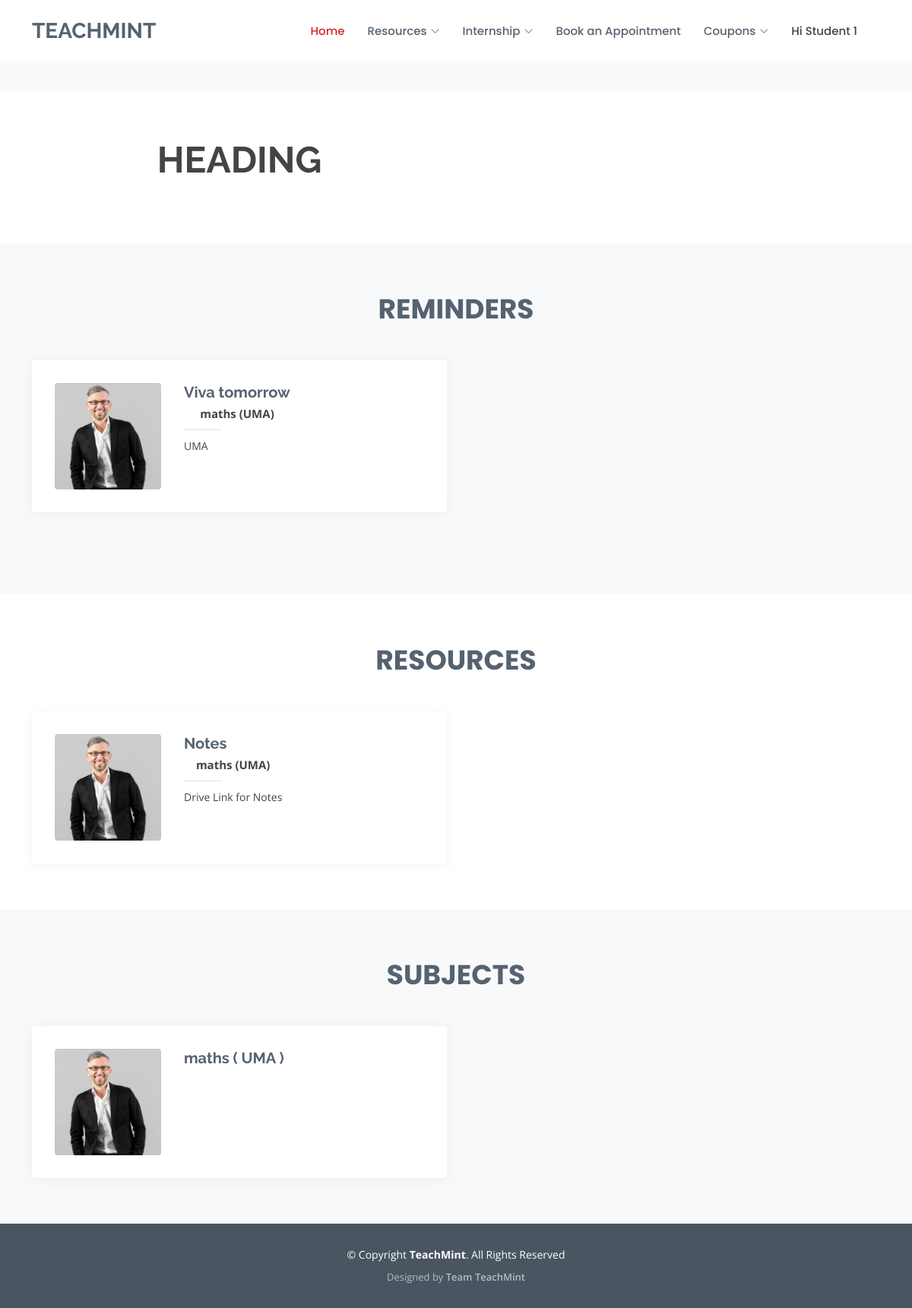
The app's page /resources/ (signed in) with its own data.
### user/models.py (models this page shows, shortened)
class User(AbstractUser):
    username            = None
    email               = models.EmailField(verbose_name='Email Address', unique=True)
    name                = models.CharField(max_length=50)
    contact_no          = PhoneNumberField(help_text='Add country code before the contact no.', null=True)
    Coins               = models.DecimalField(decimal_places=2, max_digits= 9, default=0)
    alert               = models.CharField(max_length=100, default='', null=True, blank=True)
    is_teacher          = models.BooleanField(default=False)
    is_student          = models.BooleanField(default=False)
    is_company          = models.BooleanField(default=False)
    yr_branch           = models.ForeignKey(YrBranch, on_delete=models.PROTECT, null=True)
    USERNAME_FIELD      = 'email'
    user_permissions    = None
    groups              = None
    REQUIRED_FIELDS     = []
    objects = CustomUserManager()

### resources/models.py (models this page shows)
class Reminder(models.Model):
	reminder_by 		= models.ForeignKey(User, limit_choices_to={'is_student':True}, on_delete=models.CASCADE, null=True)
	Subject 			= models.ForeignKey(Subject, on_delete=models.CASCADE, null=True)
	title				= models.CharField(max_length=50)
	description			= models.CharField(max_length=500)
	due_at 				= models.DateTimeField(null=False, blank=False)

class Resource(models.Model):
	resource_by			= models.ForeignKey(User, limit_choices_to={'is_student': True}, on_delete=models.CASCADE, null=True)
	Subject 			= models.ForeignKey(Subject, on_delete=models.CASCADE, null=True)
	title				= models.CharField(max_length=50)
	description			= models.CharField(max_length=500)
	file				= models.FileField(default='', upload_to='file/', blank=True, null=True)

### home/models.py (models this page shows, shortened)
class Subject(models.Model):
    subject_code 				= models.CharField(unique=True, max_length=10)
    subject_name                = models.CharField(default='', max_length=100)
    yr_branch                   = models.ManyToManyField(YrBranch)
    visibilty                   = models.BooleanField(default=True)

### resources/views.py (the view)
# urls.py: path('resources/',								all_subs,				name='resources'),
def all_subs(request):
	resources = Resource.objects.filter(resource_by=request.user)
	reminders = Reminder.objects.filter(reminder_by=request.user)
	subjects = Subject.objects.filter(yr_branch=request.user.yr_branch)
	context = {
		'resources' : resources,
		'reminders'	: reminders,
		'subjects' : subjects,
	}
	return render(request, 'resources/resource_home.html', context)

### resources/templates/resources/resource_home.html (shortened to what this page needs)
{% extends 'home/base.html' %}
{% load static %}
{% block head %}
  <link href="{% static 'home/assets/vendor/animate.css/animate.min.css' %}" rel="stylesheet">
  <link href="{% static 'home/assets/vendor/bootstrap/css/bootstrap.min.css' %}" rel="stylesheet">
  <link href="{% static 'home/assets/vendor/bootstrap-icons/bootstrap-icons.css' %}" rel="stylesheet">
  <link href="{% static 'home/assets/vendor/boxicons/css/boxicons.min.css' %}" rel="stylesheet">
  <link href="{% static 'home/assets/vendor/glightbox/css/glightbox.min.css' %}" rel="stylesheet">
  <link href="{% static 'home/assets/vendor/remixicon/remixicon.css' %}" rel="stylesheet">
  <link href="{% static 'home/assets/vendor/swiper/swiper-bundle.min.css' %}" rel="stylesheet">
  <link href="{% static 'home/assets/css/style.css' %}" rel="stylesheet">
{% endblock head %}
{% block body %}
  <main id="main">
    <section id="breadcrumbs" class="breadcrumbs">
    </section>
    <section id="about" class="about">
      <div class="container">
        <div class="row content">
          <div class="col-lg-6" style="text-align: center;">
            <h2>HEADING</h2>
          </div>
        </div>
      </div>
    </section>
    <section id="team" class="team section-bg">
      <div class="container">
        <div class="section-title">
          <p style="text-align: center;">Reminders</p>
        </div>
        <div class="row">
        {% for reminder in reminders %}
          <div class="col-lg-6 mb-5">
            <div class="member d-flex align-items-start">
              <div class="pic"><img src="assets/img/team/team-1.jpg" class="img-fluid" alt=""></div>
              <div class="member-info">
                <h4>{{ reminder.title }}</h4>
                <span style="text-align: center;"><b>{{ reminder.Subject.subject_name }} ({{ reminder.Subject.subject_code }})</b></span>
                <p>{{ reminder.description }}</p>
              </div>
            </div>
          </div>
        {% endfor %}
        </div>
      </div>
    </section>
    <section id="team" class="team section-bg" style="background-color: white;">
		<div class="container">
		  <div class="section-title">
			<p style="text-align: center;">Resources</p>
		  </div>
		  <div class="row">
		  {% for resource in resources %}
			<div class="col-lg-6">
			  <div class="member d-flex align-items-start">
				<div class="pic"><img src="assets/img/team/team-1.jpg" class="img-fluid" alt=""></div>
				<div class="member-info">
				  <h4>{{ resource.title }}</h4>
				  <span style="text-align: center;"><b>{{ resource.Subject.subject_name }} ({{ resource.Subject.subject_code }})</b></span>
				  <p>{{ resource.description }}</p>
				</div>
			  </div>
			</div>
		  {% endfor %}
		  </div>
		</div>
	</section>
	<section id="team" class="team section-bg">
		<div class="container">
		  <div class="section-title">
			<p style="text-align: center;">Subjects</p>
		  </div>
		  <div class="row">
		  {% for subject in subjects %}
			<div class="col-lg-6">
			  <div class="member d-flex align-items-start">
				<div class="pic"><img src="assets/img/team/team-1.jpg" class="img-fluid" alt=""></div>
				<div class="member-info">
				  <a href="{% url 'subject_page' subject.id %}"><h4>{{ subject.subject_name }} ( {{ subject.subject_code }} )</h4></a>
				</div>
			  </div>
			</div>
		  {% endfor %}
		  </div>
		</div>
	</section>
  </main>
{% endblock body %}

### home/templates/home/base.html (shortened to what this page needs)
{% load static %}
<!DOCTYPE html>
<html lang="en">
<head>
  <link href="{%static 'home/assets/vendor/animate.css/animate.min.css'%}" rel="stylesheet">
  <link href="{%static 'home/assets/vendor/bootstrap/css/bootstrap.min.css'%}" rel="stylesheet">
  <link href="{%static 'home/assets/vendor/bootstrap-icons/bootstrap-icons.css'%}" rel="stylesheet">
  <link href="{%static 'home/assets/vendor/boxicons/css/boxicons.min.css'%}" rel="stylesheet">
  <link href="{%static 'home/assets/vendor/glightbox/css/glightbox.min.css'%}" rel="stylesheet">
  <link href="{%static 'home/assets/vendor/remixicon/remixicon.css'%}" rel="stylesheet">
  <link href="{%static 'home/assets/vendor/swiper/swiper-bundle.min.css'%}" rel="stylesheet">
  <link href="{%static 'home/assets/css/style3.css'%}" rel="stylesheet">
  <link href="{%static 'home/assets/css/style.css'%}" rel="stylesheet">
  <link href="{%static 'home/assets/css/style.css'%}" rel="stylesheet">
  {% block head %}{% endblock head %}
</head>
<body>
  <header id="header" class="fixed-top d-flex align-items-center">
    <div class="container d-flex align-items-center">
      <h1 class="logo me-auto"><a href="index.html">TeachMint</a></h1>
      <nav id="navbar" class="navbar">
        <ul>
          <li><a href="{% url 'home' %}" class="active">Home</a></li>
          <li class="dropdown"><a href="#"><span>Resources</span> <i class="bi bi-chevron-down"></i></a>
          </li>
          <li class="dropdown"><a href="#"><span>Internship</span> <i class="bi bi-chevron-down"></i></a>
          </li>
          {% if user.is_student %}
          <li><a href="{% url 'slots' %}"><span>Book an Appointment</span> </a>
          </li>
          {% endif %}
          <li class="dropdown"><a href="#"><span>Coupons</span> <i class="bi bi-chevron-down"></i></a>
          </li>
          {% if user.is_authenticated == False %}
            <li class="dropdown"><a >Register</a></a>
                <ul>
                  <li><a href="{%url 'sregister'%}">As a Student</a></li>
                  <li><a href="{%url 'tregister'%}">As a Professor</a></li>
                </ul>
            </li>
            <li ><a  href="{%url 'login'%}">Login</a></li>
            {% else %}
            <li class="dropdown"><a>Hi {{user.name}}</a></a>
            </li>
            <li><a class="nav-link scrollto"></a></li>
            {% endif %}
      </nav>
    </div>
  </header>
  {% block body %}{% endblock body %}
  <footer id="footer">
    <div class="container">
      <div class="copyright">
        &copy; Copyright <strong><span>TeachMint</span></strong>. All Rights Reserved
      </div>
      <div class="credits">
        Designed by <a href="https://bootstrapmade.com/">Team TeachMint</a>
      </div>
    </div>
  </footer>
</body>
</html>

### frontend/assets/css/style3.css (style rules this page uses)
html { overflow-x: hidden; }
body { line-height: 1.7; color: gray; font-weight: 400; font-size: 1rem; background: url("https://unsplash.com/photos/oQbLeq4nOek"); }
a { -webkit-transition: 0.3s all ease; -o-transition: 0.3s all ease; transition: 0.3s all ease; }
h1, h2, h3, h4, h5, .h1, .h2, .h3, .h4, .h5 { font-family: "Open Sans", -apple-system, BlinkMacSystemFont, "Segoe UI", Roboto, "Helvetica Neue", Arial, "Noto Sans", sans-serif, "Apple Color Emoji", "Segoe UI Emoji", "Segoe UI Symbol", "Noto Color Emoji"; }
body:after { -webkit-transition: 0.3s all ease-in-out; -o-transition: 0.3s all ease-in-out; transition: 0.3s all ease-in-out; }
.section-title { color: #007bff; font-size: 40px; font-weight: 900; }

### home/static/home/assets/css/style.css (style rules this page uses)
body { font-family: "Open Sans", sans-serif; color: #444444; }
a { text-decoration: none; color: #d9232d; }
h1, h2, h3, h4, h5, h6 { font-family: "Raleway", sans-serif; }
#header { background: white; transition: all 0.5s; z-index: 997; padding: 20px 0; }
#header .logo { font-size: 28px; margin: 0; padding: 0; line-height: 1; font-weight: 700; text-transform: uppercase; }
#header .logo a { color: #556270; }
.navbar { padding: 0; }
.navbar ul { margin: 0; padding: 0; display: flex; list-style: none; align-items: center; }
.navbar li { position: relative; }
.navbar a { display: flex; align-items: center; justify-content: space-between; padding: 10px 0 10px 30px; font-family: "Poppins", sans-serif; font-size: 15px; font-weight: 500; color: #556270; white-space: nowrap; transition: 0.3s; }
.navbar a i { font-size: 12px; line-height: 0; margin-left: 5px; }
.navbar a:hover, .navbar .active, .navbar li:hover > a { color: #d9232d; }
section { padding: 60px 0; overflow: hidden; }
.section-bg, .services .icon-box { background-color: #f8f9fa; }
.section-title { padding-bottom: 40px; }
.section-title p { margin: 0; margin: 0; font-size: 36px; font-weight: 700; text-transform: uppercase; font-family: "Poppins", sans-serif; color: #556270; }
.breadcrumbs { padding: 18px 0; background: #f8f9fa; min-height: 40px; margin-top: 80px; }
.about .content h2 { font-weight: 700; font-size: 48px; line-height: 60px; margin-bottom: 20px; text-transform: uppercase; }
.team .member { position: relative; box-shadow: 0px 2px 15px rgba(85, 98, 112, 0.08); padding: 30px; border-radius: 4px; background: white; }
.team .member .pic { overflow: hidden; width: 140px; border-radius: 4px; }
.team .member .pic img { transition: ease-in-out 0.3s; }
.team .member .member-info { padding-left: 30px; }
.team .member h4 { font-weight: 700; margin-bottom: 5px; font-size: 20px; color: #556270; }
.team .member span { display: block; font-size: 15px; padding-bottom: 10px; position: relative; font-weight: 500; }
.team .member span::after { content: ''; position: absolute; display: block; width: 50px; height: 1px; background: #dee2e6; bottom: 0; left: 0; }
.team .member p { margin: 10px 0 0 0; font-size: 14px; }
#footer { background: #4a5562; padding: 0 0 30px 0; color: #fff; font-size: 14px; }
#footer .copyright { text-align: center; padding-top: 30px; }
#footer .credits { padding-top: 10px; text-align: center; font-size: 13px; color: rgba(255, 255, 255, 0.6); }
#footer .credits a { color: rgba(255, 255, 255, 0.6); transition: 0.3s; font-weight: 600; }

### records on screen
User: name "Student 1"
Reminder: title "Viva tomorrow", Subject.subject_name "maths", Subject.subject_code "UMA", description "UMA"
Resource: title "Notes", Subject.subject_name "maths", Subject.subject_code "UMA", description "Drive Link for Notes"
Subject: subject_name "maths", subject_code "UMA"
